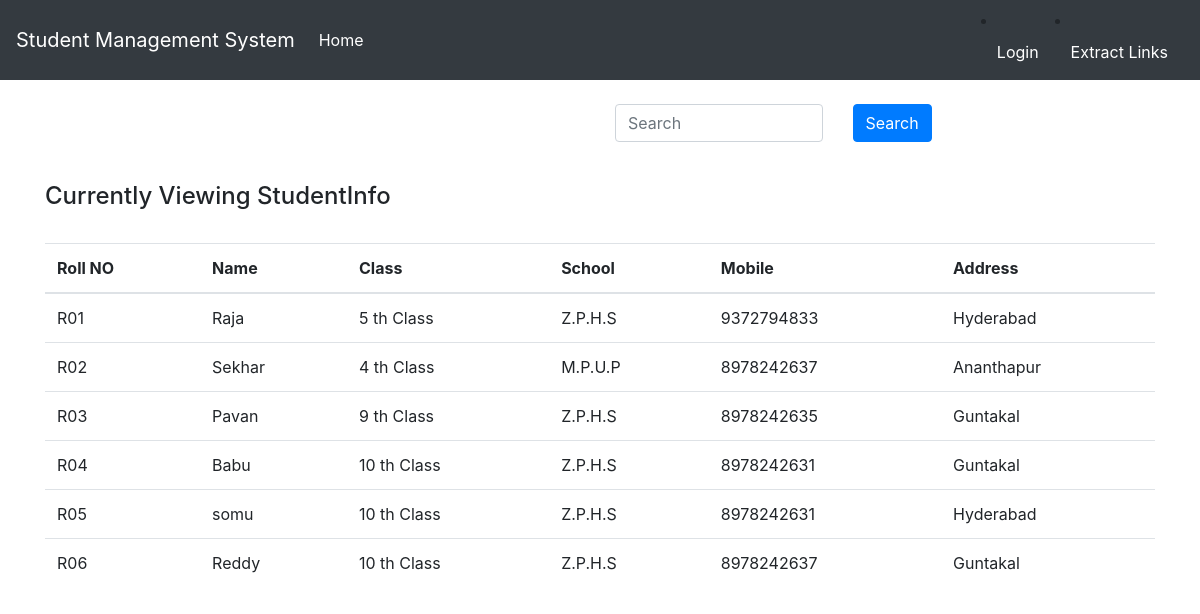
The page / on the database its author committed.
### registrations/models.py (models this page shows, shortened)
class StudentInfo(models.Model):
    user = models.OneToOneField(User,on_delete=models.CASCADE,null=True,blank=True)
    roll_no = models.CharField(max_length=100, blank=True, null=True,unique=True)
    name = models.CharField(max_length=100, blank=True, null=True)
    class_name = models.CharField(max_length=100, blank=True, null=True)
    school = models.CharField(max_length=100, blank=True, null=True)
    mobile = models.CharField(max_length=100, blank=True, null=True)
    address = models.CharField(max_length=100, blank=True, null=True)

### registrations/views.py (the view)
# urls.py: url(r'^$', index, name='index'),
def index(request):
    items = StudentInfo.objects.all()
    if request.POST.get('search'):
        items = items.filter(name__icontains=request.POST.get('search'))
    context = {
        'items': items,
        'header': 'StudentInfo',
    }
    return render(request, 'inv/index.html',context)

### registrations/templates/inv/index.html (shortened to what this page needs)
{% extends 'inv/base.html' %}
{% block body %}
  <div class="add_buttons row">
    <div class="button-group col-sm-6">
    </div>
    <div class="button-group col-sm-3">
      <form method="POST">
        <div class="form-group row">
          <div class="col-10">
             <input class="form-control" type="text" placeholder="Search" name="search">
          </div>
          <div class="col-sm-2">
            <button type="submit" class="btn btn-primary">Search</button>
          </div>
        </div>
      </form>
    </div>
  </div>
  <div>
    <br>
    <h4>Currently Viewing {{ header }}</h4>
    <br>
  </div>
  <table class="table table-hover">
    <thead>
      {% if header|lower == "studentinfo" %}
      <tr>
        <th>Roll NO</th>
        <th>Name</th>
        <th>Class</th>
        <th>School</th>
        <th>Mobile</th>
        <th>Address</th>
      </tr>
      {% endif %}
    </thead>
    <tbody>
      {% for item in items %}
      {% if header|lower == "studentinfo" %}
      <tr>
        <td>{{ item.roll_no }}
        {% if request.user.is_authenticated %}
          <td><a href="{% url 'student_academics' item.pk %}">{{ item.name }}</a></td>
        {% else %}
          <td>{{ item.name }}</td>
        {% endif %}
        <td>{{ item.class_name }} </td>
        <td>{{ item.school }}</td>
        <td>{{ item.mobile }}</td>
        <td>{{ item.address }}</td>
      {% endif %}
      </tr>
      {% endfor %}
    </tbody>
  </table>
{% endblock %}

### registrations/templates/inv/base.html (shortened to what this page needs)
<!DOCTYPE html>
<html>
  <head>
  </head>
  {% load static %}
  <link rel="stylesheet" type="text/css" href="{% static '/css/style.css' %}"/>
  <link rel="stylesheet" type="text/css" href="{% static '/css/bootstrap.min.css' %}"/>
  <link rel="stylesheet" href="https://cdnjs.cloudflare.com/ajax/libs/font-awesome/4.7.0/css/font-awesome.min.css">
  <body>
    <nav class="navbar navbar-expand navbar-dark bg-dark">
  <a class="navbar-brand" href="#">Student Management System</a>
  <div class="collapse navbar-collapse" id="navbarsExample02">
    <ul class="navbar-nav mr-auto">
      <li class="nav-item active">
        <a class="nav-link" href="{% url 'index' %}">Home <span class="sr-only">(current)</span></a>
      </li>
    </ul>
    {% if request.user.is_authenticated %}
    <li class="nav-item">
        <a class="nav-link" style="color:white" href="{% url 'logout' %}">Logout</a>
      </li>
    {% else %}
      <li class="nav-item">
        <a class="nav-link" style="color:white" href="{% url 'login' %}">Login</a>
      </li>
    {% endif %}
    <li class="nav-item">
      <a class="nav-link" style="color:white" href="{% url 'extract_links' %}">Extract Links</a>
    </li>
  </div>
</nav>
    <br>
    <div class="container">
      {% block body %}
      {% endblock%}
    </div>
  </body>
</html>

### rows shown on the page
StudentInfo: roll_no "R01", name "Raja", class_name "5 th Class", school "Z.P.H.S", mobile "9372794833", address "Hyderabad"
StudentInfo: roll_no "R02", name "Sekhar", class_name "4 th Class", school "M.P.U.P", mobile "8978242637", address "Ananthapur"
StudentInfo: roll_no "R03", name "Pavan", class_name "9 th Class", school "Z.P.H.S", mobile "8978242635", address "Guntakal"
StudentInfo: roll_no "R04", name "Babu", class_name "10 th Class", school "Z.P.H.S", mobile "8978242631", address "Guntakal"
StudentInfo: roll_no "R05", name "somu", class_name "10 th Class", school "Z.P.H.S", mobile "8978242631", address "Hyderabad"
StudentInfo: roll_no "R06", name "Reddy", class_name "10 th Class", school "Z.P.H.S", mobile "8978242637", address "Guntakal"

### other values the page prints
{{ header }} "StudentInfo"
